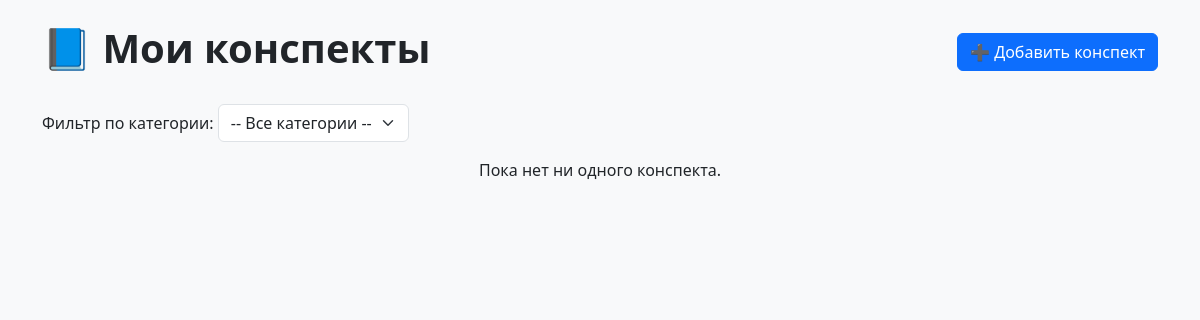
The app's page /, older data.
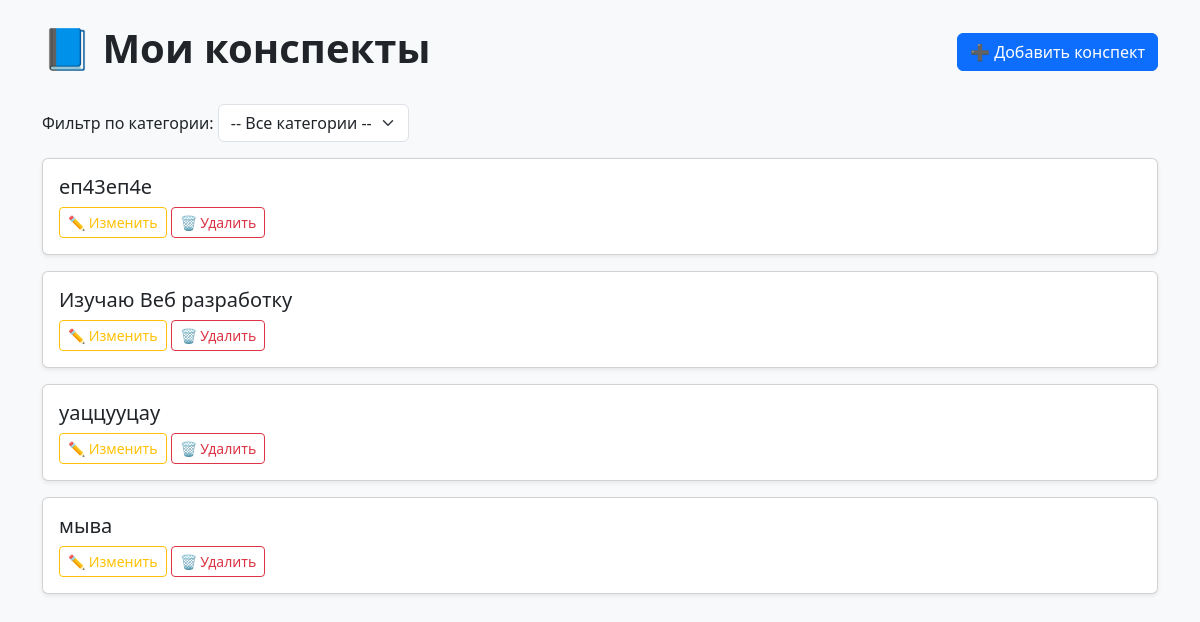
The same page, newer data.
### notes/models.py (models this page shows, shortened)
class Note(models.Model):
    CATEGORY_CHOICES = [
        ('IT', 'IT'),
        ('Языки', 'Языки'),
    ]
    SUBCATEGORY_CHOICES = [
        ('Веб-разработка', 'Веб-разработка'),
        ('Компьютерная безопасность', 'Компьютерная безопасность'),
        ('Компьютерные сети', 'Компьютерные сети'),
        ('Python', 'Python'),
        ('C++', 'C++'),
        ('Английский', 'Английский'),
        ('Корейский', 'Корейский'),
        ('Японский', 'Японский')
    ]
    title = models.CharField(max_length=255, verbose_name='Тема')
    category = models.CharField(max_length=20, choices=CATEGORY_CHOICES, verbose_name='Категория')
    subcategory = models.CharField(max_length=50, choices=SUBCATEGORY_CHOICES, verbose_name='Подкатегория')
    description = models.TextField(verbose_name='Описание')
    understanding = models.IntegerField(choices=[(i, str(i)) for i in range(1, 6)], verbose_name='Понятность')
    what_learned = models.TextField(blank=True, null=True, verbose_name='Что я изучил нового')
    what_not_understood = models.TextField(blank=True, null=True, verbose_name='Что непонятно')

### notes/views.py (the view)
# urls.py: path('', views.home, name='home'),
def home(request):
    category = request.GET.get('category')
    if category:
        notes = Note.objects.filter(category=category).order_by('-id')
    else:
        notes = Note.objects.all().order_by('-id')
    return render(request, 'notes/home.html', {'notes': notes, 'selected_category': category})

### notes/templates/notes/home.html (shortened to what this page needs)
<!DOCTYPE html>
<html lang="ru">
<head>
    <link href="https://cdn.jsdelivr.net/npm/bootstrap@5.3.3/dist/css/bootstrap.min.css" rel="stylesheet">
</head>
<body>
<div class="container py-4">
    <div class="d-flex justify-content-between align-items-center mb-4">
        <h1 class="fw-bold">📘 Мои конспекты</h1>
        <a href="{% url 'add_note' %}" class="btn btn-primary">➕ Добавить конспект</a>
    </div>
    <form method="get" class="mb-3">
        <label for="category">Фильтр по категории:</label>
        <select name="category" id="category" class="form-select w-auto d-inline" onchange="this.form.submit()">
            <option value="">-- Все категории --</option>
        </select>
    </form>
    {% for note in notes %}
        <div class="card shadow-sm mb-3">
            <div class="card-body">
                <h5 class="card-title">
                    <a href="{% url 'view_note' note.id %}" class="text-decoration-none text-dark">{{ note.title }}</a>
                </h5>
                <div class="mt-2">
                    <a href="{% url 'edit_note' note.id %}" class="btn btn-sm btn-outline-warning">✏️ Изменить</a>
                    <a href="{% url 'delete_note' note.id %}" class="btn btn-sm btn-outline-danger">🗑 Удалить</a>
                </div>
            </div>
        </div>
    {% empty %}
        <p class="text-center">Пока нет ни одного конспекта.</p>
    {% endfor %}
</div>
</body>
</html>

Row changes from the older to the newer data that the page shows:
added Note: title "еп43еп4е"
added Note: title "Изучаю Веб разработку"
added Note: title "уаццууцау"
added Note: title "мыва"
Text that changed along with them:
text no longer shown: "Пока нет ни одного конспекта."
